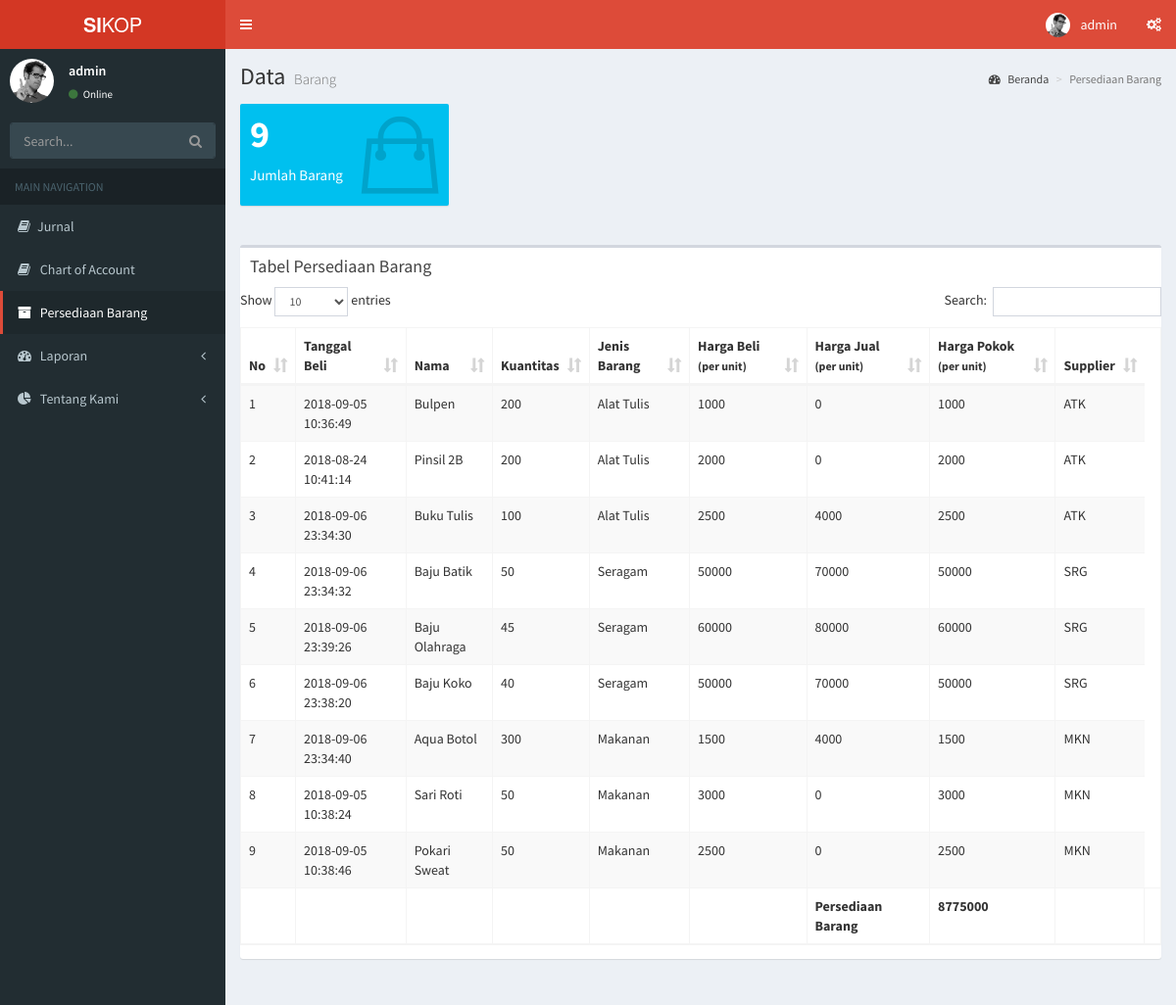
The app's page /user/list_barang.php (signed in) with its own data.
### tables this page shows
CREATE TABLE `data_koperasi` (
  `id` int(11) NOT NULL,
  `nama` varchar(100) NOT NULL,
  `tanggal` timestamp NOT NULL DEFAULT CURRENT_TIMESTAMP ON UPDATE CURRENT_TIMESTAMP,
  `kuantitas` int(32) NOT NULL,
  `jenis_barang` varchar(100) NOT NULL,
  `harga_beli` int(15) NOT NULL,
  `harga_jual` int(15) NOT NULL,
  `harga_pokok` int(15) NOT NULL,
  `supplier` varchar(22) NOT NULL
);

### user/list_barang.php (the view, shortened to what this page needs)
<?php
include "../config.php";
$result = mysqli_query($connect, "SELECT * FROM data_koperasi ORDER BY id ASC");
$select = $connect->prepare("SELECT COUNT(id) FROM data_koperasi");
$select->execute();
$select->store_result();
$select->bind_result($count_brg);
?>
<!DOCTYPE html>
<html>
<head>
  <link rel="stylesheet" href="../bower_components/bootstrap/dist/css/bootstrap.min.css">
  <link rel="stylesheet" href="../bower_components/font-awesome/css/font-awesome.min.css">
  <link rel="stylesheet" href="../bower_components/Ionicons/css/ionicons.min.css">
  <link rel="stylesheet" href="../bower_components/datatables.net-bs/css/dataTables.bootstrap.min.css">
  <link rel="stylesheet" href="../dist/css/AdminLTE.min.css">
  <link rel="stylesheet" href="../dist/css/skins/_all-skins.min.css">
  <link rel="stylesheet" href="../bower_components/morris.js/morris.css">
  <link rel="stylesheet" href="../bower_components/jvectormap/jquery-jvectormap.css">
  <link rel="stylesheet" href="../bower_components/bootstrap-datepicker/dist/css/bootstrap-datepicker.min.css">
  <link rel="stylesheet" href="../bower_components/bootstrap-daterangepicker/daterangepicker.css">
  <link rel="stylesheet" href="../plugins/bootstrap-wysihtml5/bootstrap3-wysihtml5.min.css">
</head>
<body class="hold-transition skin-red sidebar-mini">
	<div class="wrapper">
		<header class="main-header">
			    <a href="index2.html" class="logo">
			      <span class="logo-lg"><b>SI</b>KOP</span>
			    </a>
			    <nav class="navbar navbar-static-top">
			      <a href="#" class="sidebar-toggle" data-toggle="push-menu" role="button">
			      </a>
			      <div class="navbar-custom-menu">
			        <ul class="nav navbar-nav">
			          <li class="dropdown user user-menu">
			            <a href="#" class="dropdown-toggle" data-toggle="dropdown">
			              <img src="../dist/img/user2-160x160.jpg" class="user-image" alt="User Image">
			              <span class="hidden-xs"><?php echo $_SESSION['username']?></span>
			            </a>
			          </li>
			          <li>
			            <a href="#" data-toggle="control-sidebar"><i class="fa fa-gears"></i></a>
			          </li>
			        </ul>
			    	</div>
				</nav>
		</header>
		<aside class="main-sidebar">
		  	<section class="sidebar">
		      <div class="user-panel">
		        <div class="pull-left image">
		          <img src="../dist/img/user2-160x160.jpg" class="img-circle" alt="User Image">
		        </div>
		        <div class="pull-left info">
		          <p><?php echo $_SESSION['username']?></p>
		          <a href="#"><i class="fa fa-circle text-success"></i> Online</a>
		        </div>
		      </div>
		      <form action="#" method="get" class="sidebar-form">
		        <div class="input-group">
		          <input type="text" name="q" class="form-control" placeholder="Search...">
		          <span class="input-group-btn">
		                <button type="submit" name="search" id="search-btn" class="btn btn-flat"><i class="fa fa-search"></i>
		                </button>
		              </span>
		        </div>
		      </form>
		      <ul class="sidebar-menu" data-widget="tree">
		        <li class="header">MAIN NAVIGATION</li>
		        <li>
		        	<a href="jurnal.php"><i class="fa fa-book"></i><span>Jurnal</span></a>
		        </li>
		        <li>
		        	<a href="list_coa.php"><i class="fa fa-book"></i> <span>Chart of Account</span></a>
		        </li>
		        <li class="active">
		        	<a href="list_barang.php"><i class="fa fa-archive"></i> <span>Persediaan Barang</span></a>
		        </li>
		        <li class="treeview">
		          <a href="#">
		            <i class="fa fa-dashboard"></i> <span>Laporan</span>
		            <span class="pull-right-container">
		              <i class="fa fa-angle-left pull-right"></i>
		            </span>
		          </a>
		        </li>
		        <li class="treeview">
		          <a href="#">
		            <i class="fa fa-pie-chart"></i>
		            <span>Tentang Kami</span>
		            <span class="pull-right-container">
		              <i class="fa fa-angle-left pull-right"></i>
		            </span>
		          </a>
		        </li>
		      </ul>
		  	</section>
		</aside>
		<div class="content-wrapper">
		    <section class="content-header">
		      <h1>
		        Data
		        <small>Barang</small>
		      </h1>
		      <ol class="breadcrumb">
		        <li><a href="#"><i class="fa fa-dashboard"></i> Beranda</a></li>
		        <li class="active">Persediaan Barang</li>
		      </ol>
		    </section>
		    <section class="content">
		    	<div class="row">
			        <div class="col-md-3 col-sm-6 col-xs-12">
			        	<div class="small-box bg-aqua">
			            <div class="inner">
			              <h3><?php echo $count_brg ?></h3>
			              <p>Jumlah Barang</p>
			            </div>
			            <div class="icon">
			              <i class="ion ion-bag"></i>
			            </div>
			          </div>
			        </div>
			        <div class="col-md-3 col-sm-6 col-xs-12">
			        </div>
			        <div class="col-md-3 col-sm-6 col-xs-12">
			        </div>
			        <div class="col-md-3 col-sm-6 col-xs-12">
			        </div>
			      </div>
				<div class="row">
					<br>
			        <div class="col-xs-12">
			             	<div class="box">
				            <div class="box-header">
				              <h3 class="box-title">Tabel Persediaan Barang</h3>
				            </div>
				            <div class="box-body table-responsive no-padding">
				              <table id="example1" class="table table-bordered table-striped">
				              	<thead>
				                <tr>
				                	<th>No</th>
				                	<th>Tanggal Beli</th>
					                <th>Nama</th>
					                <th>Kuantitas</th>
					                <th>Jenis Barang</th>
					                <th>Harga Beli <small>(per unit)</small></th>
					                <th>Harga Jual <small>(per unit)</small></th>
					                <th>Harga Pokok <small>(per unit)</small></th>
					                <th>Supplier</th>
				                </tr>
				                </thead>
				                <tbody>
				                <?php
 								$number = 1;
 								$saldo_persediaan =0;
							    while($user_data = mysqli_fetch_array($result)) {
							        echo "<tr>";
							        echo "<td>".$number."</td>";
							        echo "<td>".$user_data['tanggal']."</td>";
							        echo "<td>".$user_data['nama']."</td>";
							        echo "<td>".$user_data['kuantitas']."</td>";
							        echo "<td>".$user_data['jenis_barang']."</td>";
							        echo "<td>".$user_data['harga_beli']."</td>";
							        echo "<td>".$user_data['harga_jual']."</td>";
							        echo "<td>".$user_data['harga_pokok']."</td>";
							        echo "<td>".$user_data['supplier']."</td>";
							        $saldo_persediaan+=$user_data['kuantitas']*$user_data['harga_pokok'];
							        ++$number;
							    }
							    ?>
							    </tbody>
							    <tfoot>
							    	<th> </th>
							    	<th> </th>
							    	<th> </th>
							    	<th> </th>
							    	<th> </th>
							    	<th> </th>
							    	<th>Persediaan Barang</th>
							    	<th><?php echo $saldo_persediaan ?></th>
							    	<th> </th>
							    	<th> </th>
							    </tfoot>
				              	</table>
				            </div>
			          	</div>
			        </div>
			    </div>
		    </section>
	 	</div>
	</div>
</body>
</html>

### records on screen
data_koperasi: tanggal "2018-09-05 10:36:49", nama "Bulpen", kuantitas "200", jenis_barang "Alat Tulis", harga_beli "1000", harga_jual "0", harga_pokok "1000", supplier "ATK"
data_koperasi: tanggal "2018-08-24 10:41:14", nama "Pinsil 2B", kuantitas "200", jenis_barang "Alat Tulis", harga_beli "2000", harga_jual "0", harga_pokok "2000", supplier "ATK"
data_koperasi: tanggal "2018-09-06 23:34:30", nama "Buku Tulis", kuantitas "100", jenis_barang "Alat Tulis", harga_beli "2500", harga_jual "4000", harga_pokok "2500", supplier "ATK"
data_koperasi: tanggal "2018-09-06 23:34:32", nama "Baju Batik", kuantitas "50", jenis_barang "Seragam", harga_beli "50000", harga_jual "70000", harga_pokok "50000", supplier "SRG"
data_koperasi: tanggal "2018-09-06 23:39:26", nama "Baju Olahraga", kuantitas "45", jenis_barang "Seragam", harga_beli "60000", harga_jual "80000", harga_pokok "60000", supplier "SRG"
data_koperasi: tanggal "2018-09-06 23:38:20", nama "Baju Koko", kuantitas "40", jenis_barang "Seragam", harga_beli "50000", harga_jual "70000", harga_pokok "50000", supplier "SRG"
data_koperasi: tanggal "2018-09-06 23:34:40", nama "Aqua Botol", kuantitas "300", jenis_barang "Makanan", harga_beli "1500", harga_jual "4000", harga_pokok "1500", supplier "MKN"
data_koperasi: tanggal "2018-09-05 10:38:24", nama "Sari Roti", kuantitas "50", jenis_barang "Makanan", harga_beli "3000", harga_jual "0", harga_pokok "3000", supplier "MKN"
data_koperasi: tanggal "2018-09-05 10:38:46", nama "Pokari Sweat", kuantitas "50", jenis_barang "Makanan", harga_beli "2500", harga_jual "0", harga_pokok "2500", supplier "MKN"

### other values on screen
$_SESSION['username'] "admin"
$count_brg "9"
$saldo_persediaan "8775000"
